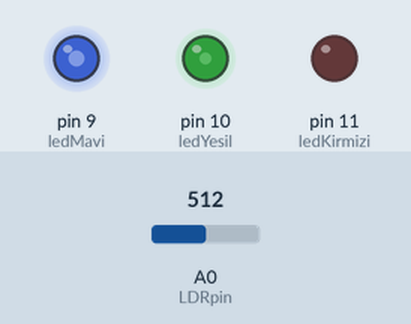
Recording of a sketch running on a simulated Arduino Uno, built with avr-gcc and run on an emulated ATmega328P. Parts: output pins drawn as LEDs (lit = HIGH). The test bench sets the inputs (shaded band); at power-on: A0 (LDRpin) = 512.

Above: at 1.2 s.
1.3 s: A0 (LDRpin) set to 209
4.3 s: A0 (LDRpin) set to 192
At 5.5 s:
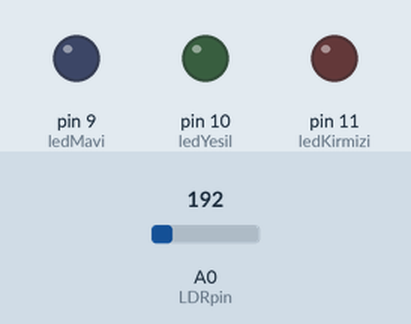
5.8 s: A0 (LDRpin) set to 210
At 6.35 s:
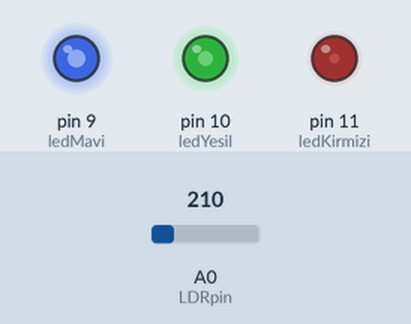
At 8.67 s:
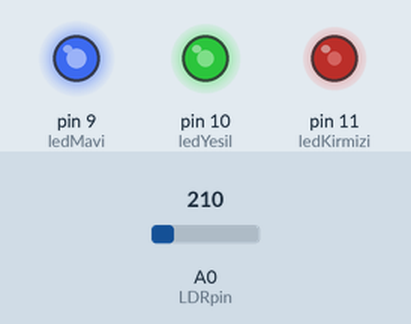
8.8 s: A0 (LDRpin) set to 190
10.3 s: A0 (LDRpin) set to 306
At 10.45 s:
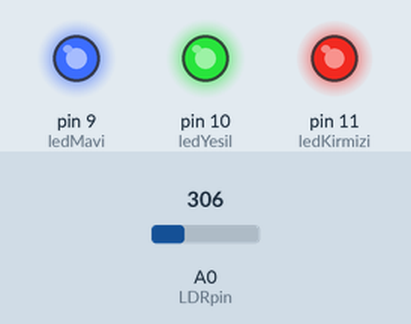
13.3 s: A0 (LDRpin) set to 122
Timing chart, 0 to 15.8 s (numbered marks = the images above; inputs shaded):
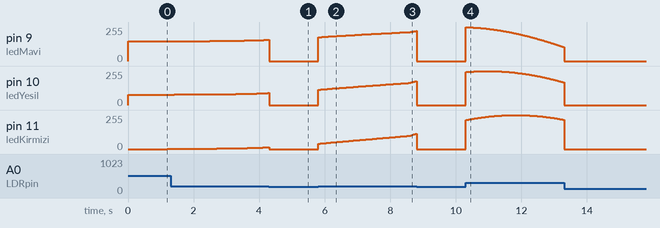

The sketch:

20010011091.ino
```cpp
// HASAN CEYHAN 20010011091
// Renklerin parlaklığı aşağıdaki denklemlerdeki gibi olacaktır.
// LDR üzerine gelen ışığın açısına göre renkler yanıp sönecektir.
// Bu açıyı hesaplamak için sin() fonksiyonu kullanılmıştır.

// Aşağıdaki "PI" terimi LDR’yi dairesel bir eleman olarak kabul edip
// dairesel alana düşen ışının hesaplanması için kullanılmıştır.

// kırmızı = sin(x)
// yesil = sin(x + PI/3)
// mavi = sin(x + 2PI/3)

float RGB[3];     // RGB adında, içinde 3 adet eleman tutan değişken tanımlandı.
int LDRpin = 0;   // LDR’nin bağlı olduğu analog-0 pini tanımlandı.
int LDRdeger;     // LDR’nin algıladığı ışık yoğunluğu tanımlandı.
int ledKirmizi = 11; // Kırmızı led dijital 11 pininde.
int ledYesil = 10;   // Yeşil led dijital 10 pininde.
int ledMavi = 9;     // Mavi led dijital 9 pininde.

void setup(){
  Serial.begin(9600);
  pinMode(ledKirmizi, OUTPUT);  // Kırmızı led çıkış elemanı
  pinMode(ledYesil, OUTPUT);    // Yeşil led çıkış elemanı
  pinMode(ledMavi, OUTPUT);     // Mavi led çıkış elemanı

  // İlk başta hiçbir led yanmayacak.
  digitalWrite(ledKirmizi, LOW);
  digitalWrite(ledYesil, LOW);
  digitalWrite(ledMavi, LOW);
}

void loop(){
  // x ile tanımlanan açı yarım daire PI’ye kadar çok küçük oranda artacak.
  for (float x=0; x<PI; x=x+0.00001){
    // abs() fonksiyonu, eksi sonuç çıkmamasını, mutlak değer çıkmasını sağlıyor.

    RGB[0] = 255*abs(sin(x*(180/PI)));
    // Artma işlemi sırasında kırmızı led’in parlaklığı hesaplanıyor.

    RGB[1] = 255*abs(sin((x+PI/3)*(180/PI)));
    // Artma işlemi sırasında yeşil led’in parlaklığı hesaplanıyor.

    RGB[2] = 255*abs(sin((x+(2*PI)/3)*(180/PI)));
    // Artma işlemi sırasında mavi led’in parlaklığı hesaplanıyor.

    LDRdeger=analogRead(LDRpin);
    // LDR’ye düşen ışık kaydediliyor.

    if(LDRdeger>200){
      // LDR’ye düşen ışık miktarı bizim belirlediğimiz
      // 600 değerinden büyükse işte o zaman
      // yapılan hesaplamaya göre led’ler yakılıyor.
      analogWrite(ledKirmizi, RGB[0]);
      analogWrite(ledYesil, RGB[1]);
      analogWrite(ledMavi, RGB[2]);
    }
    else{
      // Parlaklık düşükse başlangıçta hepsi sönük bırakılıyor.
      digitalWrite(ledKirmizi, LOW);
      digitalWrite(ledYesil, LOW);
      digitalWrite(ledMavi, LOW);
    }

    // Led’ler arasında çok küçük bir zaman gecikmesi yaparak
    // renklerin daha net gözükmesini sağlayan
    // rastgele değerlerin eşik olarak belirlendiği for döngüsü kuruldu.
    for(int i=0; i<3; i++){
      if(RGB[i]<1){
        delay(100);
      }

      if(RGB[i]<5){
        delay(50);
      }

      if(RGB[i]<10){
        delay(10);
      }

      if(RGB[i]<100){
        delay(5);
      }
    }
    delay(1);
  }
 }
```

Measured:
- the behaviour switches between 201 and 200 on A0 (LDRpin) (found by bisection; images 0 and 1)
- after the input at 5.8 s, pin 9 (ledMavi): moves from 0/255 to 226/255 over 3.0 s, starting at once; pin 10 (ledYesil): moves from 0/255 to 179/255 over 3.0 s, starting at once; pin 11 (ledKirmizi): moves from 0/255 to 115/255 over 3.0 s, starting at once
- after the input at 10.3 s, pin 10 (ledYesil): rises from 0/255 to 254/255 in 0.42 s, then falls to 171/255 in 2.6 s; pin 11 (ledKirmizi): rises from 0/255 to 254/255 in 1.3 s, then falls to 220/255 in 1.7 s
